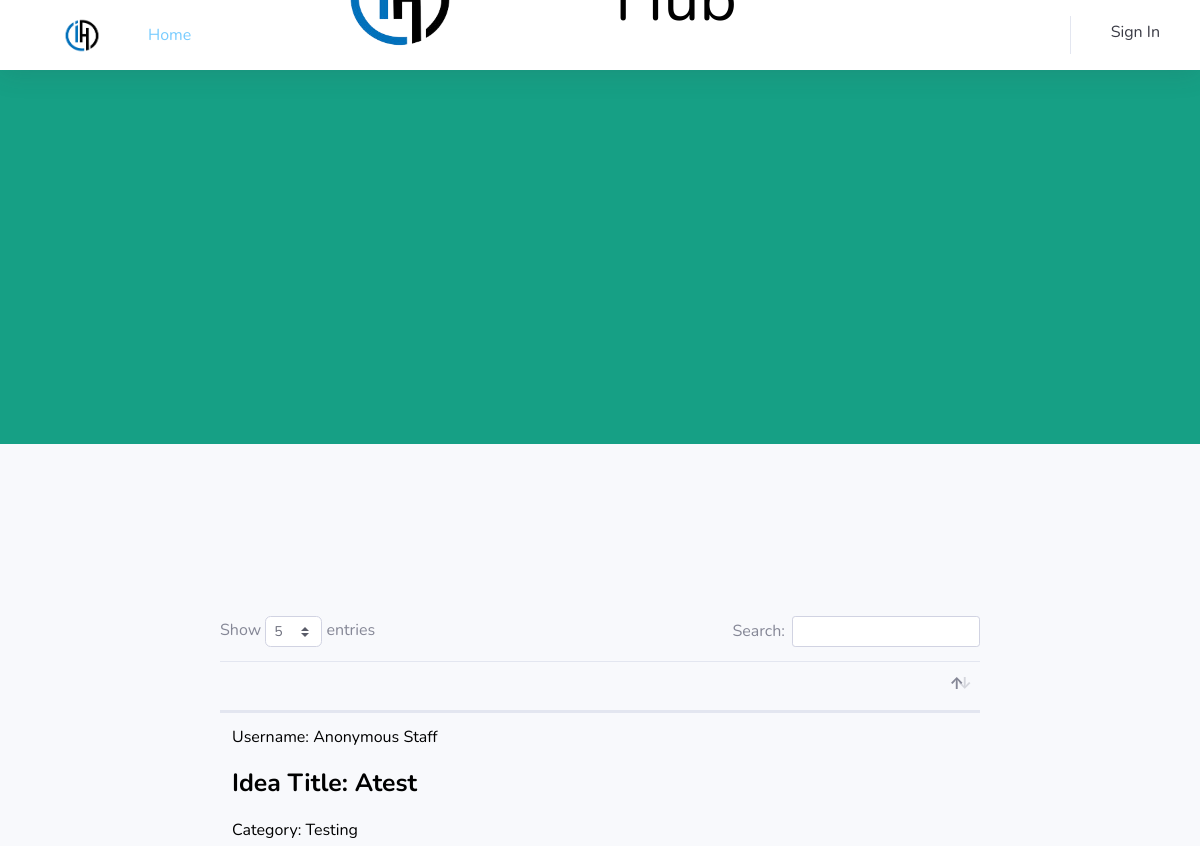
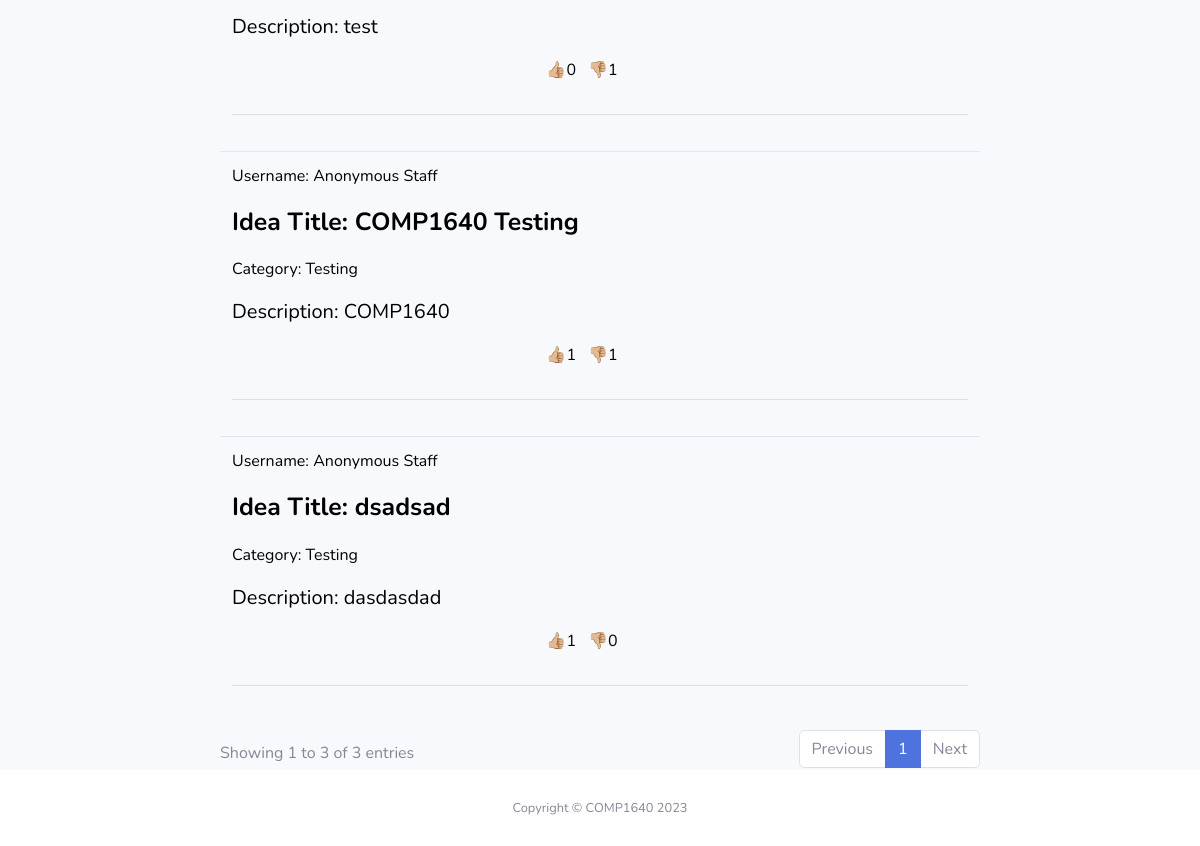
Before: /COMP1640/Homepage.php with the older database file (2 pictures, top to bottom).
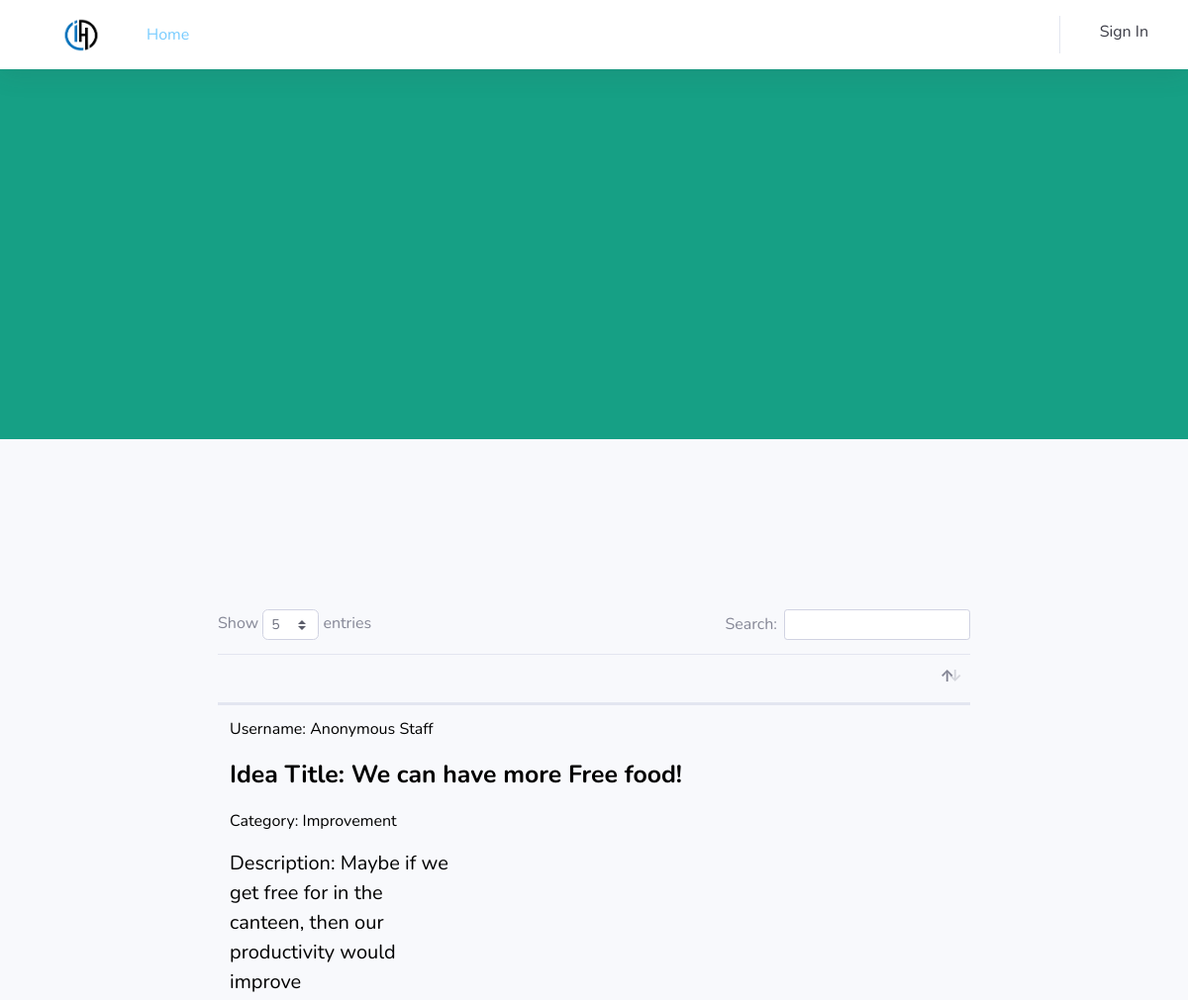
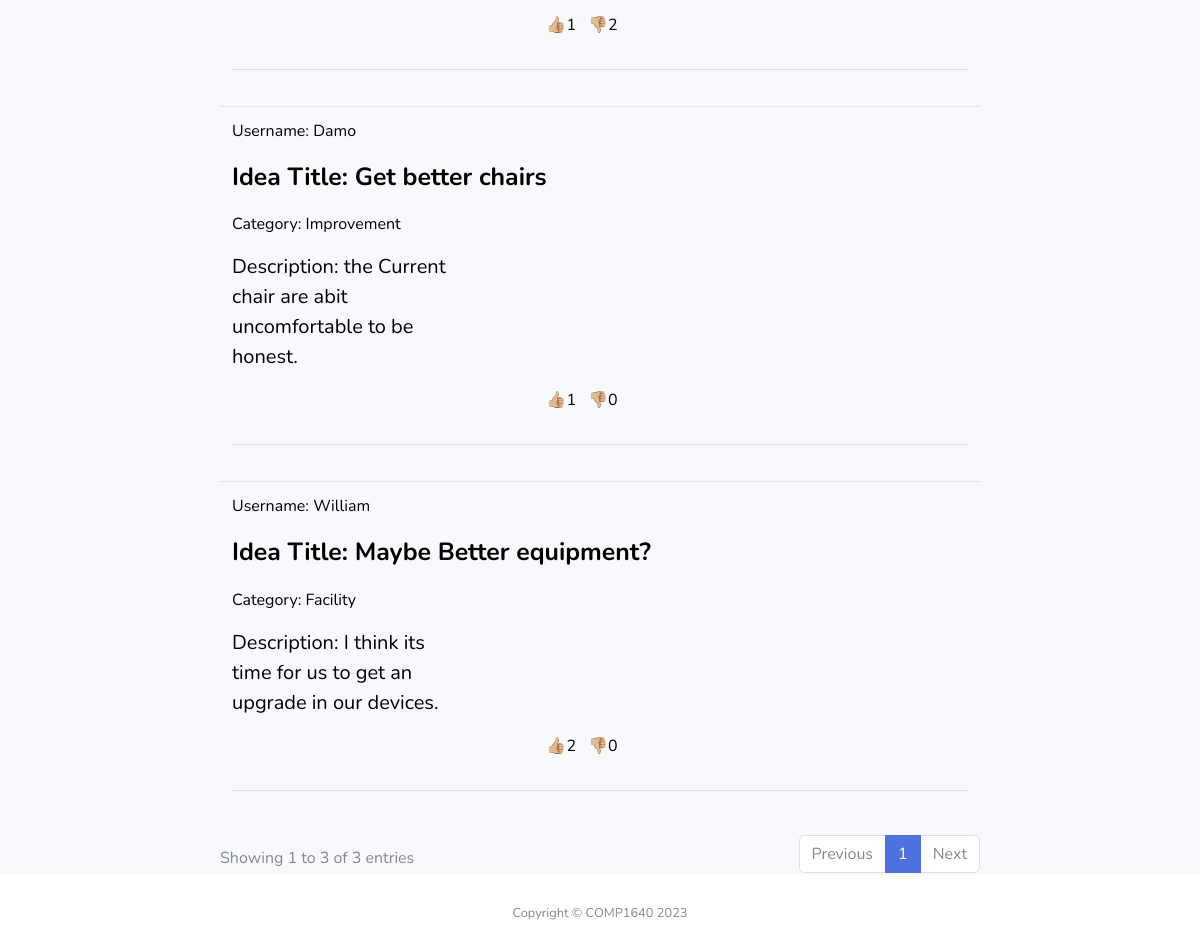
After: the same page with the newer database file (2 pictures, top to bottom).
### tables this page shows
CREATE TABLE `idea_table` (
  `ideaID` int(11) NOT NULL,
  `ideaTitle` varchar(255) NOT NULL,
  `ideaDesc` varchar(255) NOT NULL,
  `agreeTnc` tinyint(1) NOT NULL,
  `cateID` int(11) NOT NULL,
  `userID` int(11) NOT NULL,
  `startDate` date NOT NULL,
  `endDate` date NOT NULL,
  `finalClosureDate` date NOT NULL,
  `anoymous` tinyint(1) NOT NULL,
  `topicID` int(11) NOT NULL
);

CREATE TABLE `category_table` (
  `cateID` int(11) NOT NULL,
  `cateName` varchar(255) NOT NULL,
  `dateCreated` timestamp NOT NULL DEFAULT current_timestamp() ON UPDATE current_timestamp(),
  `userID` int(11) NOT NULL
);

CREATE TABLE `user_table` (
  `userID` int(10) NOT NULL,
  `userName` varchar(50) NOT NULL,
  `userEmail` varchar(50) NOT NULL,
  `userContact` varchar(50) NOT NULL,
  `role` enum('Staff','Quality Assurance Coordinator','Quality Assurance Manager','Admin') NOT NULL,
  `password` varchar(50) NOT NULL,
  `department` enum('Student Affair','Bursary','Information Technology','Business','Tourism and Hospitality Management') NOT NULL
);

### COMP1640/PHP_GetDataFromDB.php (called while the page is built, shortened)
<?php
    include('includes/dbconnect.php');
    $getIdeaQuery = "SELECT * FROM idea_table AS i INNER JOIN category_table AS c ON i.cateID = c.cateID
    INNER JOIN user_table AS u ON i.userID = u.userID INNER JOIN topic_table AS t ON i.topicID = t.topicID ORDER BY ideaID DESC";
    $getIdea = mysqli_query($conn, $getIdeaQuery);
    $showIdeas = mysqli_fetch_all($getIdea, MYSQLI_ASSOC);
?>

### COMP1640/PHP_Like.php (called while the page is built, shortened)
<?php
    include("includes/dbconnect.php");
    function getLikes($id)
    {
        global $conn;
        $sql = "SELECT COUNT(*) FROM like_table
                WHERE ideaID = $id AND likeDislike='like'";
        $rs = mysqli_query($conn, $sql);
        $result = mysqli_fetch_array($rs);
        return $result[0];
    }
    function getDislikes($id)
    {
        global $conn;
        $sql = "SELECT COUNT(*) FROM like_table
                WHERE ideaID = $id AND likeDislike='dislike'";
        $rs = mysqli_query($conn, $sql);
        $result = mysqli_fetch_array($rs);
        return $result[0];
    }
?>

### COMP1640/Homepage.php (the view, shortened to what this page needs)
<?php
    include('PHP_Like.php');
    include('includes/userHeader.php');
?>
<div class="container-fluid" >
        <div class="bg-lg" >
            <div class="bg-overlay" style="background-color: #16a085; opacity: 1.0;">
            </div>
            <div class="bg-title">
                <img src= "img\IH_Logo_2.png" width="300" height="225" style="margin-top: -50px; margin-left: -400px;"/> <p style="font-size: 4rem; text-align:center; margin-top: -160px; margin-left:30px;"><font color="white">Idea</font><font color="black">Hub</font></p>
            </div>
        </div>
        <div class="row">
        </div>
<br>
<br>
<br>
<div class="row">
    <div class="col-lg-8 col-md-10 mx-auto">
    <div class="table-responsive">
    <table class="table" id="dataTable" width="100%" cellspacing="0">
    <thead>
        <tr>
            <th> </th>
        </tr>
    </thead>
    <tbody>
        <?php foreach ($showIdeas as $idea): ?>
            <tr><td>
            <div class="idea mb-4">
                <a class="idea-tag" href="<?php
                if(isset($_SESSION['username']) )
                {
                        echo 'ideaDetail.php?id=' . $idea['ideaID'];
                }
                ?>">
                <div class="abc">
                    <?php if($idea['anoymous'] == 0): ?>
                        <p style="font-size: 1rem;">Username: <?php echo $idea['userName'] ?></p>
                    <?php elseif($idea['anoymous'] == 1): ?>
                        <p style=" bold;font-size: 1rem;">Username: Anonymous Staff</p>
                    <?php endif; ?>
                    <p style="font-weight: bold;font-size: 1.55rem;">Idea Title: <?php echo $idea['ideaTitle']?></p>
                    <div class="row">
                        <div class="col-lg-4">
                            <p style="font-size: 1rem;">Category: <?php echo $idea['cateName'] ?></p>
                            <p style="font-size: 1.25rem;">Description: <?php echo $idea['ideaDesc']?></p>
                        </div>
                        <div class="row col-lg-12">
                            <div class="col-lg-6" style="text-align: end;">
                                <p style="font-size: 1rem;">👍🏼<?php echo getLikes($idea['ideaID']); ?></p>
                            </div>
                            <div class="col-lg-" style="text-align: end;">
                                <p style="font-size: 1rem;">👎🏼<?php echo getDislikes($idea['ideaID']); ?></p>
                            </div>
                        </div>
                    </div>
                </div>
                <hr>
                </a>
            </div>
            </td></tr>
        <?php endforeach ?>
    </tbody>
    </table>
    </div>
    </div>
</div>
</div>
<?php
include('includes/userFooter.php')
?>

### COMP1640/includes/userHeader.php (shortened to what this page needs)
<?php
    include('PHP_GetDataFromDB.php');
?>
<!DOCTYPE html>
<html lang="en">
<head>
    <link href="vendor/fontawesome-free/css/all.min.css" rel="stylesheet" type="text/css">
    <link href="css/custom.css" rel="stylesheet" type="text/css">
    <link href="css/sb-admin-2.min.css" rel="stylesheet">
    <link href="vendor/datatables/dataTables.bootstrap4.min.css" rel="stylesheet">
</head>
<body id="page-top">
    <div id="wrapper">
        <div id="content-wrapper" class="d-flex flex-column">
            <div id="content">
                <nav style="z-index:1;" class="navbar navbar-expand navbar-light bg-white topbar mb-4 static-top shadow">
                    <a class="sidebar-brand d-flex align-items-center justify-content-center nav-link" href="Homepage.php">
                    <div class="sidebar-brand-icon">
                        <img src= "img\IH_Logo_2.png" width="100" height="75"/>
                    </div>
                        <div class="sidebar-brand-text mx-3">Home</div>
                    </a>
                    <ul class="navbar-nav ml-auto">
                        <?php if(isset($_SESSION['username'])): ?>
                        <li class="nav-item dropdown no-arrow">
                            <a class="nav-link dropdown-toggle" href="#" id="userDropdown" role="button"
                                data-toggle="dropdown" aria-haspopup="true" aria-expanded="false">
                                <span class="mr-2 d-none d-lg-inline text-gray-600 small"><?php echo $_SESSION['username'] ?></span>
                                <img class="img-profile rounded-circle"
                                    src="img/user.png">
                            </a>
                            <div class="dropdown-menu dropdown-menu-right shadow animated--grow-in"
                                aria-labelledby="userDropdown">
                                <a class="dropdown-item" href="User_Profile.php">
                                    <i class="fas fa-user fa-sm fa-fw mr-2 text-gray-400"></i>
                                    Profile
                                </a>
                                <div class="dropdown-divider"></div>
                                <a class="dropdown-item" href="#" data-toggle="modal" data-target="#logoutModal">
                                    <i class="fas fa-sign-out-alt fa-sm fa-fw mr-2 text-gray-400"></i>
                                    Logout
                                </a>
                            </div>
                        </li>
                        <?php else: ?>
                        <a class="dropdown-item" href="Login.php">Sign In</a>
                        <?php endif; ?>
                    </ul>
                </nav>

### COMP1640/includes/userFooter.php (shortened to what this page needs)
</div>
            <footer class="sticky-footer bg-white">
                <div class="container my-auto">
                    <div class="copyright text-center my-auto">
                        <span>Copyright &copy; COMP1640 2023</span>
                    </div>
                </div>
            </footer>
        </div>
    </div>

### COMP1640/css/custom.css (style rules this page uses)
.bg-lg { background-color: #16a085; height: 50vh; margin: -50px -50px 50px -50px; }
.bg-overlay { height: 100%; width: 100%; background-color: #16a085; opacity: .5; }
.bg-title { text-align: center; color: white; margin-top: -30vh; z-index: 1; position: relative; }
.idea-tag { color:black; transition: all .2s; }
.nav-link { color:#78ccff; transition: all .2s; }

Changed rows visible on the page:
removed idea_table: anoymous "Username: Anonymous Staff", ideaTitle "Atest", cateID.cateName "Testing", ideaDesc "test", ideaID "0", ideaID "1"
removed idea_table: anoymous "Username: Anonymous Staff", ideaTitle "dsadsad", cateID.cateName "Testing", ideaDesc "dasdasdad", ideaID "1", ideaID "0"
removed idea_table: anoymous "Username: Anonymous Staff", ideaTitle "COMP1640 Testing", cateID.cateName "Testing", ideaDesc "COMP1640", ideaID "1"
added idea_table: userID.userName "Damo", ideaTitle "Get better chairs", cateID.cateName "Improvement", ideaDesc "the Current chair are abit uncomfortable to be honest.", ideaID "1", ideaID "0"
added idea_table: userID.userName "William", ideaTitle "Maybe Better equipment?", cateID.cateName "Facility", ideaDesc "I think its time for us to get an upgrade in our devices.", ideaID "2", ideaID "0"
added idea_table: anoymous "Username: Anonymous Staff", ideaTitle "We can have more Free food!", cateID.cateName "Improvement", ideaDesc "Maybe if we get free for in the canteen, then our productivity would improve", ideaID "1", ideaID "2"
